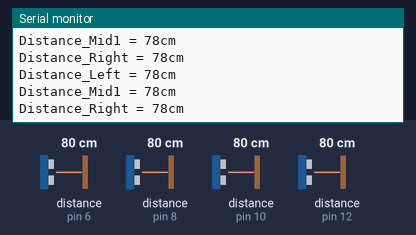
The sketch below on a simulated Arduino Uno, built with avr-gcc and run on an emulated ATmega328P. Shown: the last lines printed to the serial monitor. Wiring (inferred from the names in the program): 4 × ultrasonic range finder: trigger pin 7, echo pin 6 / trigger pin 9, echo pin 8 / trigger pin 11, echo pin 10 / trigger pin 13, echo pin 12. The test bench sets the inputs (shaded band); at power-on: distance to the obstacle (sensors on pin 6, pin 8, pin 12, pin 10) 80 cm. The echo pulse lasts 58.3 µs per cm.

Above: at 1.8 s.
1.9 s: distance to the obstacle (sensor on pin 6) set to 2 cm
At 2.8 s:
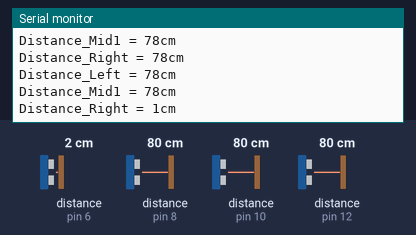
3.4 s: distance to the obstacle (sensor on pin 8) set to 2 cm
At 4.7 s:
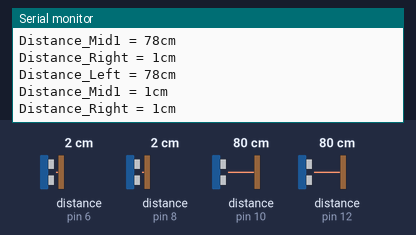
4.9 s: distance to the obstacle (sensor on pin 12) set to 2 cm
At 5.9 s:
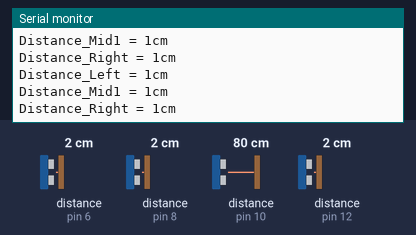
6.4 s: distance to the obstacle (sensor on pin 6) set to 4 cm
At 7.7 s:
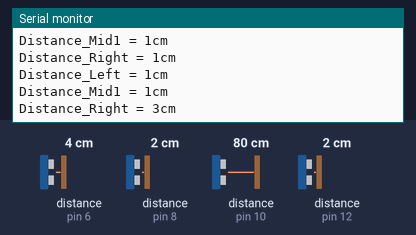
7.9 s: distance to the obstacle (sensor on pin 8) set to 4 cm
At 8.9 s:
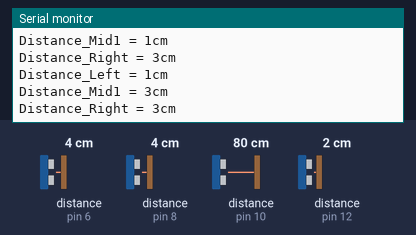
9.4 s: distance to the obstacle (sensor on pin 12) set to 4 cm
At 11.0 s:
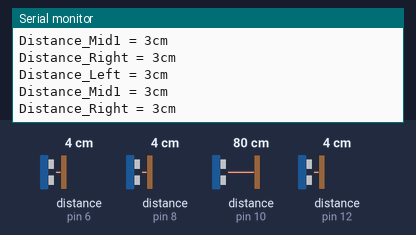
Timing chart, 0 to 11.9 s (numbered marks = the images above; inputs shaded):
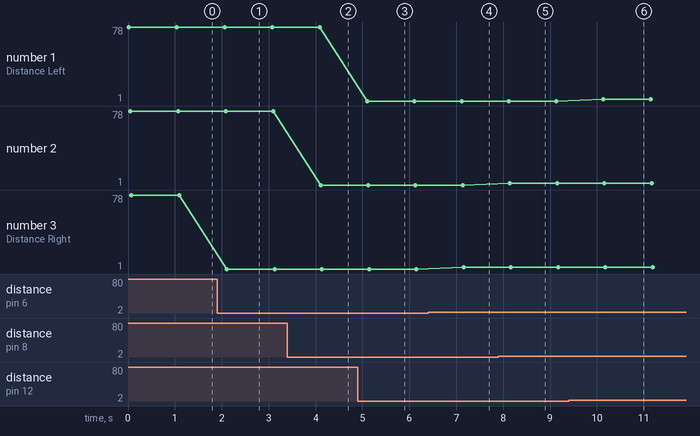

The sketch:

ForAngle.ino
```cpp
#include <Wire.h>
#define SLAVE 4 // 슬레이브 주소

#define TRIG_L 13
#define ECHO_L 12
#define TRIG_M1 11
#define ECHO_M1 10
#define TRIG_M2 9
#define ECHO_M2 8
#define TRIG_R 7
#define ECHO_R 6

long durL, durM1, durM2, durR;
long disL[2], disM1, disM2,disMT[2], disR[2];

void setup() {
  Wire.begin(SLAVE); // Wire 라이브러리 초기화
  Wire.onRequest(sendToMaster);
   Serial.begin(9600);

  pinMode(TRIG_L, OUTPUT);
  pinMode(ECHO_L, INPUT);
  pinMode(TRIG_M1, OUTPUT);
  pinMode(ECHO_M1, INPUT);
  pinMode(TRIG_M2, OUTPUT);
  pinMode(ECHO_M2, INPUT);
  pinMode(TRIG_R, OUTPUT);
  pinMode(ECHO_R, INPUT);
}
void loop() {

  digitalWrite(TRIG_M1, HIGH);
  delayMicroseconds(10);
  digitalWrite(TRIG_M1, LOW);
  durM1  = pulseIn(ECHO_M1, HIGH);
  disM1 = durM1 * (17.0/1000);

  digitalWrite(TRIG_M2, HIGH);
  delayMicroseconds(10);
  digitalWrite(TRIG_M2, LOW);
  durM2  = pulseIn(ECHO_M2, HIGH);
  disM2 = durM2 * (17.0/1000);

  disM1>disM2 ? disMT[0]=disM2:disMT[0]=disM1;


  digitalWrite(TRIG_L, HIGH);
  delayMicroseconds(10); // Added this line
  digitalWrite(TRIG_L, LOW);
  durL = pulseIn(ECHO_L, HIGH);
  disL[0] = durL * (17.0/1000);


  digitalWrite(TRIG_R, HIGH);
  delayMicroseconds(10);
  digitalWrite(TRIG_R, LOW);
  durR  = pulseIn(ECHO_R, HIGH);
  disR[0] = durR * (17.0/1000);

  print();
  delay(1000);
}

void print(){
  Serial.print("Distance_Left = ");
  Serial.print(disL[0]);
  Serial.println("cm");
  Serial.print("Distance_Mid1 = ");
  Serial.print(disMT[0]);
  Serial.println("cm");


  Serial.print("Distance_Right = ");
  Serial.print(disR[0]);
  Serial.println("cm");

  disL[1]=disL[0];
  disMT[1]=disMT[0];
  disR[1]=disR[0];
}
int Status(){
  int flag=0;
  if(disMT[0]>200)               //flag는 2미터 밖에 물체가 있을 경우 10, 2미터 안으로 들어왔을 경우 0으로 값이 할당되며,
  flag=10;                       //이는 처음의 2미터 거리확보 및 방향 정보를 알수 있는 변수입니다.

  if(disMT[0]<100&&disMT[0]>30) //중앙이 1미터 이내에 들어왔을 경우
    return flag+1;

  else if((disL[0]<100&&disL[0]>30)||(disR[0]<100&&disR[0]>30)) //중앙은 1미터 이내에 들어오지 않았으며, 왼쪽과 오른쪽중 한쪽이라도 1미터 이내에 들어왔을 경우
  if(disL[0]<=disR[0])                                          //왼쪽과 오른쪽의 길이를 비교하여 왼쪽이 짧으면 flag + 2; 오른쪽이 짧으면 3을 리턴해준다.
    return flag+2;
  else
    return flag+3;

  return flag+Moved();

}

int Moved(){
  bool lCheck=false,rCheck=false;
  if(disL[1]-disL[0]<10&&disR[1]-disR[0]<10) //왼쪽과 오른쪽의 움직임의 이전과의 움직임의 차이가 얼마 없는데 중앙이 더 가까워졌을 경우
    if(disMT[1]-disMT[0]>10)
    return 4; // 정면 접근중

  if(disL[0]>disMT[0]&&disL[1]<disMT[1])     //왼쪽의 예전과 중앙의 예전, 왼쪽의 현재와 중앙의 현재를 비교했을때 예전은 왼쪽이, 현재는 중앙이 더 가까울 경우
   lCheck=true;                              //왼쪽에서 중앙으로 물체가 옴겨졌다고 가정
  if(disR[0]>disMT[0]&&disR[1]<disMT[1])     //위와 같은 방식 오른쪽
   rCheck=true;

  if(lCheck&&rCheck)                         //둘다 움직였을 경우
  return 7;
  else if(lCheck)
  return 5; // 왼쪽에서 정면으로 접근중      //왼쪽만 움직였을 경우
  else if(rCheck)
   return 6; // 오른쪽에서 정면으로 접근중   //오른쪽만 움직였을 경우


   }
void sendToMaster() {
  Wire.write(Status());
}
```

Measured:
- after the input at 1.9 s, the serial monitor: prints a new line after 0.21 s (image 1)
- after the input at 3.4 s, the serial monitor: prints a new line after 0.71 s (image 2)
- after the input at 4.9 s, the serial monitor: prints a new line after 0.20 s (image 3)
- after the input at 6.4 s, the serial monitor: prints a new line after 0.76 s (image 4)
- after the input at 7.9 s, the serial monitor: prints a new line after 0.24 s (image 5)
- after the input at 9.4 s, the serial monitor: prints a new line after 0.74 s (image 6)
- plotted number 3: 1 → 3 after the input at 6.4 s
